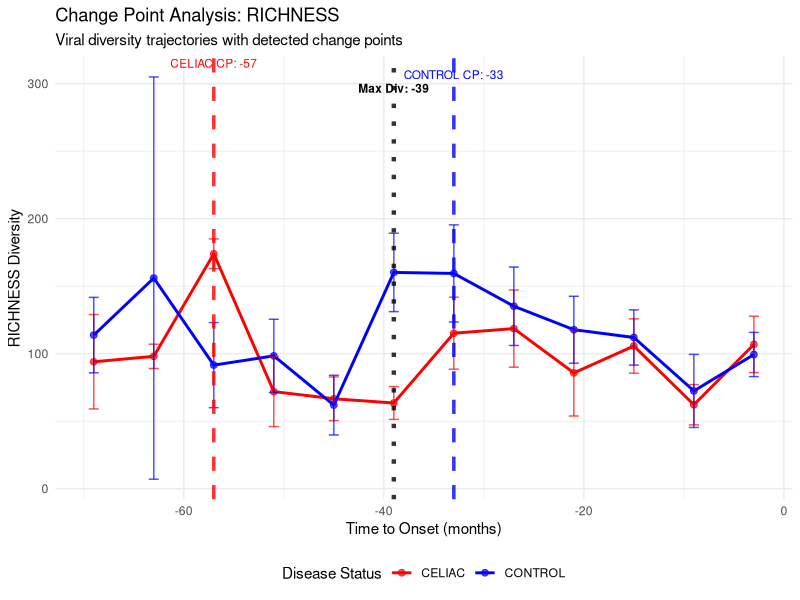
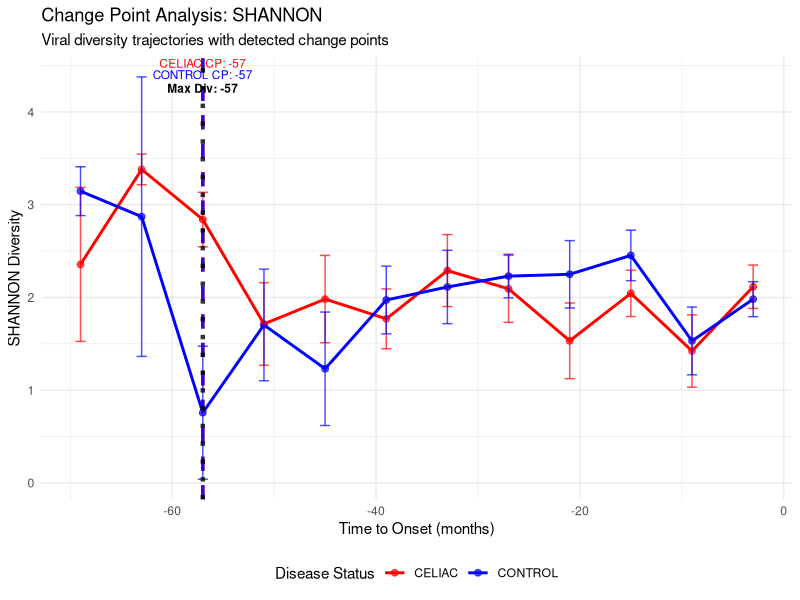
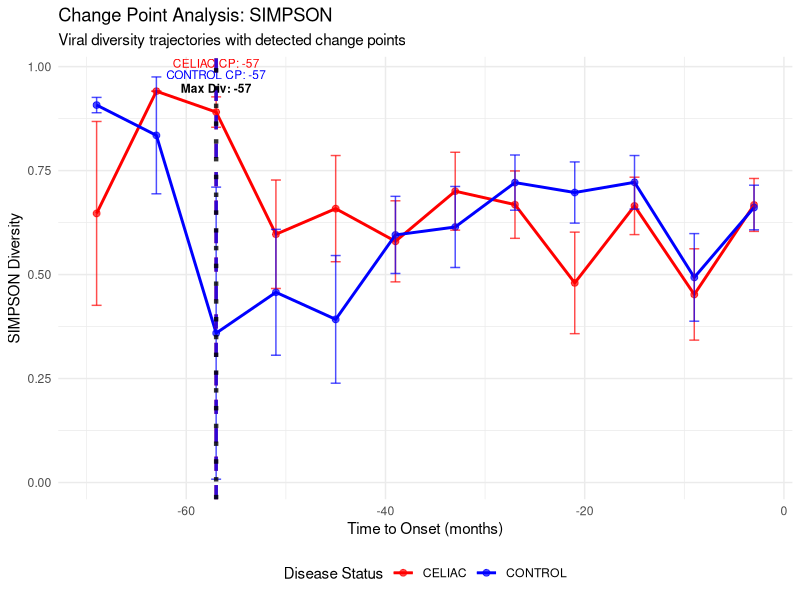
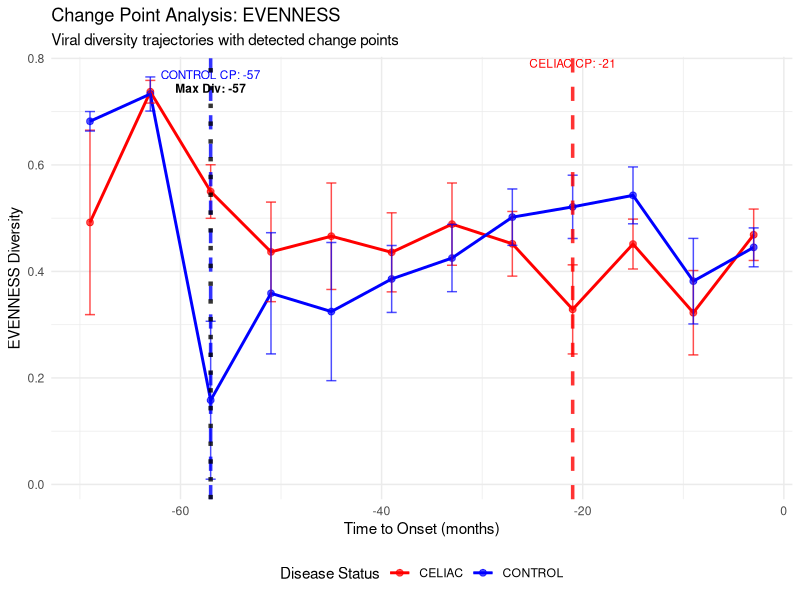
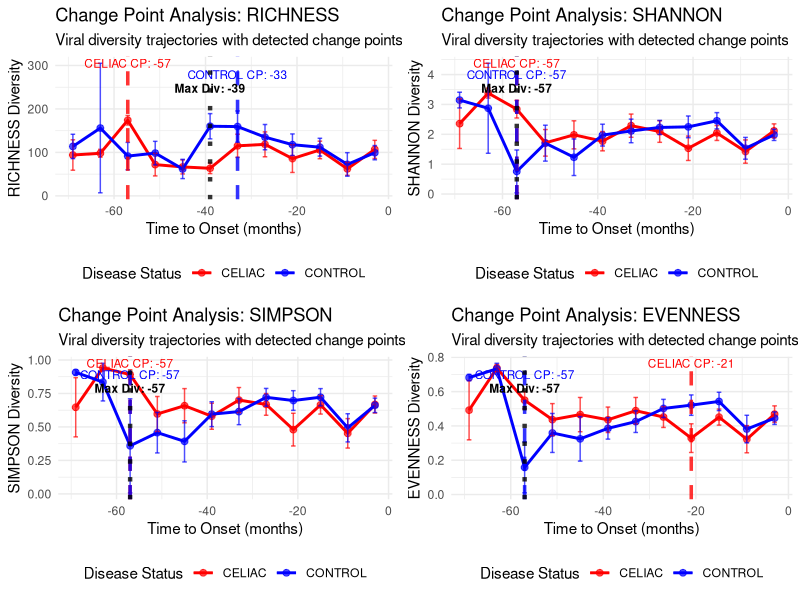
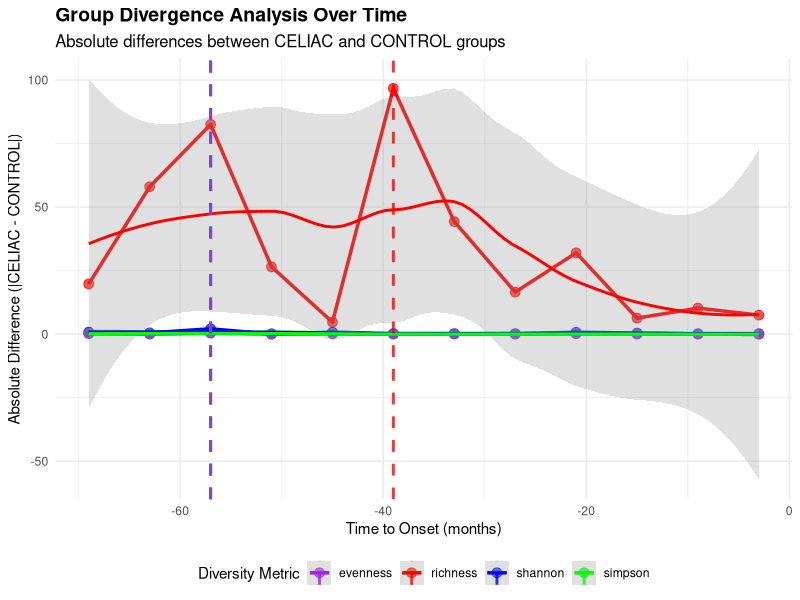

Here is the R script that generated these plots, in order:
#!/usr/bin/env Rscript
# Change Point Analysis: Identifying Turning Points in Viral Diversity Trajectories
# CELIAC vs CONTROL divergence timing analysis (Final Version)
# Author: Generated by Claude
# Date: 2025-07-18

# Load required libraries
library(dplyr)
library(ggplot2)
library(gridExtra)

# Set working directory
setwd("/Users/leranwang/Handley Lab Dropbox/16S/Celiac/Phage/phage_detection_pipeline_new_assembly/Orf/data/total/compositonal_analysis")

cat("=== CHANGE POINT ANALYSIS: VIRAL DIVERSITY TRAJECTORIES ===\n")
cat("Starting change point analysis at:", format(Sys.time()), "\n\n")

# ============================================================================
# PART 1: LOAD DATA AND PREPARE FOR ANALYSIS
# ============================================================================

cat("1. Loading diversity data...\n")

# Load the diversity data generated from the limma analysis
diversity_data_full <- read.csv("diversity_data_full.csv")

# Create time bins for better change point detection
diversity_data_full$time_bin <- cut(diversity_data_full$onset_timeline_numeric, 
                                   breaks = seq(-72, 0, by = 6), 
                                   include.lowest = TRUE, 
                                   labels = seq(-69, -3, by = 6))

# Convert to numeric for analysis
diversity_data_full$time_bin_numeric <- as.numeric(as.character(diversity_data_full$time_bin))

cat("Data loaded:", nrow(diversity_data_full), "samples\n")
cat("Time range:", range(diversity_data_full$onset_timeline_numeric), "\n")
cat("Groups:", table(diversity_data_full$Dx.Status), "\n\n")

# ============================================================================
# PART 2: PREPARE AGGREGATED TIME SERIES DATA
# ============================================================================

cat("2. Preparing time series data...\n")

# Create aggregated time series for each group
time_series_data <- diversity_data_full %>%
  group_by(Dx.Status, time_bin_numeric) %>%
  summarise(
    n_samples = n(),
    mean_richness = mean(richness, na.rm = TRUE),
    se_richness = sd(richness, na.rm = TRUE) / sqrt(n()),
    mean_shannon = mean(shannon, na.rm = TRUE),
    se_shannon = sd(shannon, na.rm = TRUE) / sqrt(n()),
    mean_simpson = mean(simpson, na.rm = TRUE),
    se_simpson = sd(simpson, na.rm = TRUE) / sqrt(n()),
    mean_evenness = mean(evenness, na.rm = TRUE),
    se_evenness = sd(evenness, na.rm = TRUE) / sqrt(n()),
    .groups = "drop"
  ) %>%
  filter(!is.na(time_bin_numeric), n_samples >= 2) %>%
  arrange(Dx.Status, time_bin_numeric)

cat("Time series created with", nrow(time_series_data), "time-group combinations\n")

# ============================================================================
# PART 3: DIVERGENCE ANALYSIS BETWEEN GROUPS
# ============================================================================

cat("\n3. Analyzing divergence between groups...\n")

# Calculate divergence metrics
metrics <- c("richness", "shannon", "simpson", "evenness")

# Initialize empty list to collect divergence data
divergence_list <- list()

for(metric in metrics) {
  # Get data for both groups
  celiac_data <- time_series_data[time_series_data$Dx.Status == "CELIAC", ]
  control_data <- time_series_data[time_series_data$Dx.Status == "CONTROL", ]
  
  # Find common time points
  common_times <- intersect(celiac_data$time_bin_numeric, control_data$time_bin_numeric)
  
  if(length(common_times) >= 3) {
    # Calculate divergence at each time point
    for(time_point in common_times) {
      celiac_value <- celiac_data[celiac_data$time_bin_numeric == time_point, paste0("mean_", metric)]
      control_value <- control_data[control_data$time_bin_numeric == time_point, paste0("mean_", metric)]
      
      if(length(celiac_value) > 0 && length(control_value) > 0) {
        divergence <- abs(celiac_value - control_value)
        divergence_list[[length(divergence_list) + 1]] <- data.frame(
          time_point = time_point, 
          divergence = as.numeric(divergence), 
          metric = metric,
          stringsAsFactors = FALSE
        )
      }
    }
  }
}

# Combine all divergence data
all_divergence <- do.call(rbind, divergence_list)

# Find maximum divergence points
max_divergence_points <- all_divergence %>%
  group_by(metric) %>%
  filter(divergence == max(divergence, na.rm = TRUE)) %>%
  select(metric, time_point, divergence)

cat("Maximum divergence points:\n")
print(max_divergence_points)

# ============================================================================
# PART 4: SIMPLE CHANGE POINT DETECTION
# ============================================================================

cat("\n4. Detecting change points using slope changes...\n")

# Function to detect major slope changes
detect_slope_changes <- function(data, metric, group) {
  group_data <- data[data$Dx.Status == group, ]
  group_data <- group_data[order(group_data$time_bin_numeric), ]
  
  if(nrow(group_data) < 6) {
    return(data.frame(time_point = NA, slope_before = NA, slope_after = NA))
  }
  
  values <- group_data[[paste0("mean_", metric)]]
  time_points <- group_data$time_bin_numeric
  
  slope_changes <- data.frame()
  
  # Calculate slope changes at each potential change point
  for(i in 3:(length(values) - 2)) {
    # Before change point
    before_x <- time_points[1:i]
    before_y <- values[1:i]
    
    # After change point
    after_x <- time_points[i:length(time_points)]
    after_y <- values[i:length(values)]
    
    # Calculate slopes
    if(length(before_x) >= 3 && length(after_x) >= 3) {
      before_slope <- lm(before_y ~ before_x)$coefficients[2]
      after_slope <- lm(after_y ~ after_x)$coefficients[2]
      
      if(!is.na(before_slope) && !is.na(after_slope)) {
        slope_changes <- rbind(slope_changes, 
                              data.frame(time_point = time_points[i],
                                       slope_before = before_slope,
                                       slope_after = after_slope,
                                       slope_change = abs(after_slope - before_slope)))
      }
    }
  }
  
  return(slope_changes)
}

# Apply slope change detection to all metrics and groups
change_point_results <- list()

for(metric in metrics) {
  for(group in c("CELIAC", "CONTROL")) {
    cat("Analyzing slope changes for", metric, "in", group, "group...\n")
    
    slope_changes <- detect_slope_changes(time_series_data, metric, group)
    
    if(nrow(slope_changes) > 0 && !is.na(slope_changes$time_point[1])) {
      # Find the maximum slope change
      max_change_idx <- which.max(slope_changes$slope_change)
      
      change_point_results[[paste(metric, group, sep = "_")]] <- list(
        time_point = slope_changes$time_point[max_change_idx],
        slope_before = slope_changes$slope_before[max_change_idx],
        slope_after = slope_changes$slope_after[max_change_idx],
        slope_change = slope_changes$slope_change[max_change_idx]
      )
    }
  }
}

# ============================================================================
# PART 5: VISUALIZATION OF CHANGE POINTS
# ============================================================================

cat("\n5. Creating change point visualizations...\n")

# Plot 1: Time series with change points
create_change_point_plot <- function(metric) {
  # Get time series data for the metric
  plot_data <- time_series_data %>%
    select(Dx.Status, time_bin_numeric, 
           mean_val = paste0("mean_", metric),
           se_val = paste0("se_", metric)) %>%
    filter(!is.na(mean_val))
  
  p <- ggplot(plot_data, aes(x = time_bin_numeric, y = mean_val, color = Dx.Status)) +
    geom_point(size = 2, alpha = 0.7) +
    geom_line(size = 1) +
    geom_errorbar(aes(ymin = mean_val - se_val, ymax = mean_val + se_val), 
                  width = 1, alpha = 0.7) +
    scale_color_manual(values = c("CONTROL" = "blue", "CELIAC" = "red")) +
    theme_minimal() +
    labs(title = paste("Change Point Analysis:", toupper(metric)),
         subtitle = "Viral diversity trajectories with detected change points",
         x = "Time to Onset (months)", 
         y = paste(toupper(metric), "Diversity"),
         color = "Disease Status") +
    theme(legend.position = "bottom")
  
  # Add change points
  for(group in c("CELIAC", "CONTROL")) {
    result_key <- paste(metric, group, sep = "_")
    if(result_key %in% names(change_point_results)) {
      cpt <- change_point_results[[result_key]]$time_point
      if(!is.na(cpt)) {
        color <- ifelse(group == "CELIAC", "red", "blue")
        p <- p + geom_vline(xintercept = cpt, color = color, 
                           linetype = "dashed", alpha = 0.8, size = 1.2) +
          annotate("text", x = cpt, y = Inf, 
                   label = paste(group, "CP:", round(cpt, 1)), 
                   vjust = if(group == "CELIAC") 1.2 else 2.5, 
                   hjust = 0.5, color = color, size = 3)
      }
    }
  }
  
  # Add divergence maximum
  max_div <- max_divergence_points[max_divergence_points$metric == metric, ]
  if(nrow(max_div) > 0) {
    p <- p + geom_vline(xintercept = max_div$time_point, color = "black", 
                       linetype = "dotted", size = 1.5, alpha = 0.8) +
      annotate("text", x = max_div$time_point, y = Inf, 
               label = paste("Max Div:", round(max_div$time_point, 1)), 
               vjust = 4, hjust = 0.5, color = "black", size = 3, fontface = "bold")
  }
  
  return(p)
}

# Create plots for all metrics
plots <- list()
for(metric in metrics) {
  plots[[metric]] <- create_change_point_plot(metric)
}

# Save individual plots
for(metric in metrics) {
  png(paste0("change_point_", metric, ".png"), width = 1200, height = 800, res = 150)
  print(plots[[metric]])
  dev.off()
}

# Create combined plot
png("change_point_analysis_combined.png", width = 1600, height = 1200, res = 150)
grid.arrange(plots[["richness"]], plots[["shannon"]], 
             plots[["simpson"]], plots[["evenness"]], 
             ncol = 2, nrow = 2)
dev.off()

# Plot 2: Divergence analysis
png("group_divergence_analysis.png", width = 1200, height = 800, res = 150)
ggplot(all_divergence, aes(x = time_point, y = divergence, color = metric)) +
  geom_point(size = 3, alpha = 0.7) +
  geom_line(size = 1.2) +
  geom_smooth(method = "loess", se = TRUE, alpha = 0.3) +
  scale_color_manual(values = c("richness" = "red", "shannon" = "blue", 
                               "simpson" = "green", "evenness" = "purple")) +
  theme_minimal() +
  labs(title = "Group Divergence Analysis Over Time",
       subtitle = "Absolute differences between CELIAC and CONTROL groups",
       x = "Time to Onset (months)",
       y = "Absolute Difference (|CELIAC - CONTROL|)",
       color = "Diversity Metric") +
  theme(legend.position = "bottom",
        plot.title = element_text(size = 14, face = "bold"),
        plot.subtitle = element_text(size = 12)) +
  geom_vline(data = max_divergence_points, aes(xintercept = time_point, color = metric),
             linetype = "dashed", alpha = 0.8, size = 1)
dev.off()

# ============================================================================
# PART 6: SUMMARIZE RESULTS
# ============================================================================

cat("\n6. Summarizing change point results...\n")

# Create summary table
summary_results <- data.frame(
  metric = character(),
  group = character(),
  change_point = numeric(),
  slope_before = numeric(),
  slope_after = numeric(),
  slope_change = numeric(),
  stringsAsFactors = FALSE
)

for(result_key in names(change_point_results)) {
  parts <- strsplit(result_key, "_")[[1]]
  metric <- parts[1]
  group <- parts[2]
  
  result <- change_point_results[[result_key]]
  
  summary_results <- rbind(summary_results, 
                          data.frame(
                            metric = metric,
                            group = group,
                            change_point = result$time_point,
                            slope_before = result$slope_before,
                            slope_after = result$slope_after,
                            slope_change = result$slope_change,
                            stringsAsFactors = FALSE
                          ))
}

# Save summary results
write.csv(summary_results, "change_point_summary.csv", row.names = FALSE)

# Add divergence results to summary
divergence_summary <- max_divergence_points %>%
  rename(max_divergence_time = time_point)

write.csv(divergence_summary, "divergence_summary.csv", row.names = FALSE)

# Calculate average change points by group
group_averages <- summary_results %>%
  group_by(group) %>%
  summarise(
    n_metrics = n(),
    mean_change_point = mean(change_point, na.rm = TRUE),
    median_change_point = median(change_point, na.rm = TRUE),
    sd_change_point = sd(change_point, na.rm = TRUE),
    .groups = "drop"
  )

write.csv(group_averages, "group_change_point_averages.csv", row.names = FALSE)

cat("\nChange point analysis completed successfully!\n")
cat("Generated files:\n")
cat("- change_point_summary.csv: All detected change points\n")
cat("- divergence_summary.csv: Maximum divergence points between groups\n")
cat("- group_change_point_averages.csv: Average change points by group\n")
cat("- change_point_*.png: Individual metric change point plots\n")
cat("- change_point_analysis_combined.png: Combined change point visualization\n")
cat("- group_divergence_analysis.png: Divergence analysis plot\n")

# Print key findings
cat("\n=== KEY FINDINGS ===\n")
cat("Change points detected:\n")
print(summary_results)

cat("\nGroup average change points:\n")
print(group_averages)

cat("\nMaximum divergence points between groups:\n")
print(divergence_summary)

# Calculate critical time windows
cat("\n=== CRITICAL TIME WINDOWS ===\n")
if(nrow(summary_results) > 0) {
  overall_mean <- mean(summary_results$change_point, na.rm = TRUE)
  overall_sd <- sd(summary_results$change_point, na.rm = TRUE)
  
  cat("Overall mean change point:", round(overall_mean, 1), "months\n")
  cat("Standard deviation:", round(overall_sd, 1), "months\n")
  cat("Critical window (mean ± 1SD):", round(overall_mean - overall_sd, 1), "to", round(overall_mean + overall_sd, 1), "months\n")
}

if(nrow(divergence_summary) > 0) {
  div_mean <- mean(divergence_summary$max_divergence_time, na.rm = TRUE)
  cat("Mean maximum divergence time:", round(div_mean, 1), "months\n")
}

cat("\nAnalysis completed at:", format(Sys.time()), "\n")